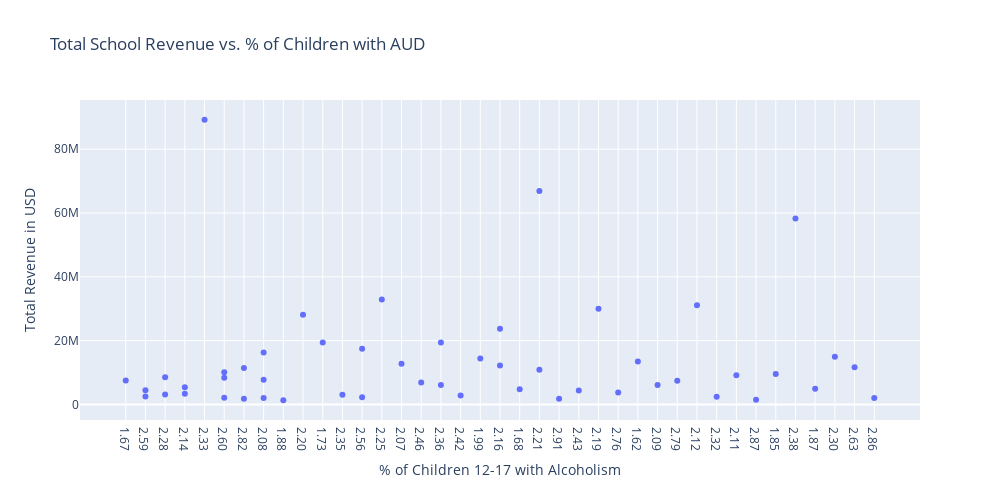

Source (notebook cell):
### Code cell
fig= px.scatter(fin_alc,
    y="total_revenue",
    x="12-17 Estimate",
#     yformatter="%0f",
#     rot=45,
    height=500,
    width=1000,
    labels={"total_revenue":"Total Revenue in USD","12-17 Estimate": "% of Children 12-17 with Alcoholism"},
    hover_data={'state'},
#     hover_cols="state",
    title="Total School Revenue vs. % of Children with AUD")
fig

### Figure 1 — Plotly figure (JSON) as saved in the notebook; plotly's stock layout.template omitted (floating-point values rounded to 4 significant figures)
{"data": [{"customdata": [["Alabama"], ["Alaska"], ["Arizona"], ["Arkansas"], ["California"], ["Colorado"], ["Connecticut"], ["Delaware"], ["District of Columbia"], ["Florida"], ["Georgia"], ["Hawaii"], ["Idaho"], ["Illinois"], ["Indiana"], ["Iowa"], ["Kansas"], ["Kentucky"], ["Louisiana"], ["Maine"], ["Maryland"], ["Massachusetts"], ["Michigan"], ["Minnesota"], ["Mississippi"], ["Missouri"], ["Montana"], ["Nebraska"], ["Nevada"], ["New Hampshire"], ["New Jersey"], ["New Mexico"], ["New York"], ["North Carolina"], ["North Dakota"], ["Ohio"], ["Oklahoma"], ["Oregon"], ["Pennsylvania"], ["Rhode Island"], ["South Carolina"], ["South Dakota"], ["Tennessee"], ["Texas"], ["Utah"], ["Vermont"], ["Virginia"], ["Washington"], ["West Virginia"], ["Wisconsin"], ["Wyoming"]], "hovertemplate": "% of Children 12-17 with Alcoholism=%{x}<br>Total Revenue in USD=%{y}<br>state=%{customdata[0]}<extra></extra>", "legendgroup": "", "marker": {"color": "#636efa", "symbol": "circle"}, "mode": "markers", "name": "", "orientation": "v", "showlegend": false, "type": "scatter", "x": ["1.67", "2.59", "2.28", "2.14", "2.33", "2.60", "2.82", "2.08", "1.88", "2.20", "1.73", "2.35", "2.56", "2.25", "2.07", "2.46", "2.36", "2.08", "2.60", "2.42", "1.99", "2.56", "2.36", "2.16", "1.68", "2.21", "2.91", "2.43", "2.59", "2.28", "2.19", "2.76", "2.21", "1.62", "2.82", "2.16", "2.09", "2.79", "2.12", "2.32", "2.11", "2.87", "1.85", "2.38", "1.87", "2.60", "2.08", "2.30", "2.14", "2.63", "2.86"], "xaxis": "x", "y": [7498567, 2494691, 8503034, 5401016, 89217262, 10123271, 11419673, 2043577, 1329719, 28125598, 19403453, 3030519, 2266490, 32908958, 12732161, 6919477, 6069563, 7745928, 8397136, 2845391, 14409321, 17484704, 19416061, 12186135, 4755399, 10893231, 1800909, 4398811, 4482886, 3150473, 30012666, 3765069, 66912661, 13448045, 1788749, 23766529, 6103728, 7418055, 31077289, 2401541, 9161667, 1455737, 9585331, 58284155, 4952923, 2112365, 16259274, 14964364, 3391579, 11697466, 2044669], "yaxis": "y"}], "layout": {"height": 500, "legend": {"tracegroupgap": 0}, "title": {"text": "Total School Revenue vs. % of Children with AUD"}, "width": 1000, "xaxis": {"anchor": "y", "autorange": true, "domain": [0, 1], "range": [-2.323, 40.32], "title": {"text": "% of Children 12-17 with Alcoholism"}, "type": "category"}, "yaxis": {"anchor": "x", "autorange": true, "domain": [0, 1], "range": [-4858000.0, 95410000.0], "title": {"text": "Total Revenue in USD"}, "type": "linear"}}}
